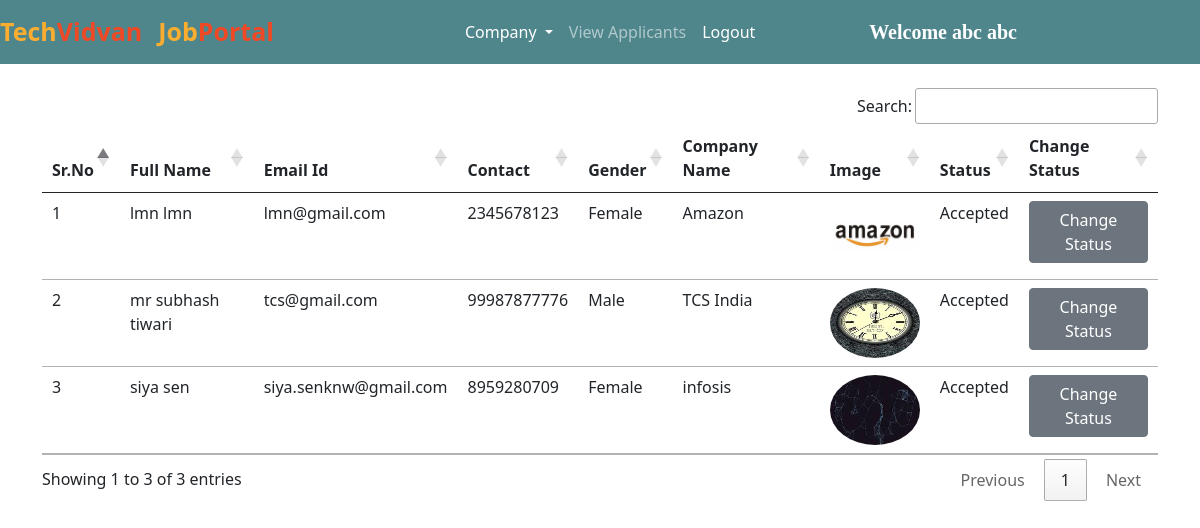
/accepted_companies/ (signed in), run on the app's committed database.
### jobs/models.py (models this page shows, shortened)
class Company(models.Model):
    user = models.ForeignKey(User, on_delete=models.CASCADE)
    phone = models.CharField(max_length=10)
    image = models.ImageField(upload_to="")
    gender = models.CharField(max_length=10)
    type = models.CharField(max_length=15)
    status = models.CharField(max_length=20)
    company_name = models.CharField(max_length=100)

### jobs/views.py (the view)
# urls.py: path("accepted_companies/", views.accepted_companies, name="accepted_companies"),
def accepted_companies(request):
    if not request.user.is_authenticated:
        return redirect("/admin_login")
    companies = Company.objects.filter(status="Accepted")
    return render(request, "accepted_companies.html", {'companies':companies})

### jobs/templates/accepted_companies.html (shortened to what this page needs)
{% extends 'admin_navbar.html' %}
{% block body %}
<div class="container mt-4">
<table class="table table-hover" id="example">
    <thead>
        <tr>
            <th>Sr.No</th>
            <th>Full Name</th>
            <th>Email Id</th>
            <th>Contact</th>
            <th>Gender</th>
            <th>Company Name</th>
            <th>Image</th>
            <th>Status</th>
            <th>Change Status</th>
        </tr>
    </thead>
    <tbody>
        {% for company in companies %}
        <tr>
            <td>{{forloop.counter}}</td>
            <td>{{company.user.get_full_name}}</td>
            <td>{{company.user.email}}</td>
            <td>{{company.phone}}</td>
            <td>{{company.gender}}</td>
            <td>{{company.company_name}}</td>
            <td><img src="{{company.image.url}}" class="rounded-circle" width="90px" height="70px"></td>
            <td>{{company.status}}</td>
            <td><a href="/change_status/{{company.id}}/" class="btn btn-secondary">Change Status</a></td>
        </tr>
        {% endfor %}
    </tbody>
</table>
</div>
{% endblock %}

### jobs/templates/admin_navbar.html (shortened to what this page needs)
<!doctype html>
<html lang="en">
<head>
  <link href="https://cdn.jsdelivr.net/npm/bootstrap@5.0.2/dist/css/bootstrap.min.css" rel="stylesheet"
>
  <link rel="stylesheet" href="https://cdn.datatables.net/1.10.25/css/jquery.dataTables.min.css">
  <link rel="stylesheet" href="https://cdn.datatables.net/buttons/1.7.1/css/buttons.dataTables.min.css">
</head>
<body>
  <nav class="navbar navbar-expand-lg navbar-dark">
      <a class="navbar-brand" href="/"><span class="head1">Tech</span><span class="head2">Vidvan</span></a>
      <a class="navbar-brand" href="#"><span class="head1">Job</span><span class="head2">Portal</span></a>
      <div class="container w-50">
      <div class="collapse navbar-collapse" id="navbarSupportedContent">
        <ul class="navbar-nav me-auto mb-2 mb-lg-0">
          <div class="collapse navbar-collapse" id="navbarNavDarkDropdown">
            <ul class="navbar-nav">
              <li class="nav-item dropdown">
                <a class="nav-link active dropdown-toggle" href="#" id="navbarDarkDropdownMenuLink" role="button" data-bs-toggle="dropdown" aria-expanded="false">
                  Company
                </a>
              </li>
            </ul>
          </div>
          <li class="nav-item">
            <a class="nav-link {% block view_applicants %} {% endblock %}" href="/view_applicants/">View Applicants</a>
          </li>
          <li class="nav-item">
            <a class="nav-link active" href="/logout/">Logout</a>
          </li>
        </ul>
        <a class="navbar-brand" style="font-weight: bold; font-family: 'Times New Roman', Times, serif;" href="#">Welcome {{request.user.get_full_name}}</a>
      </div>
      </div>
  </nav>
  {% block body %}
  {% endblock %}
</body>
</html>

### jobs/templates/admin_navbar.html (style rules this page uses)
.navbar { background-color: #4f868c; }
.head1 { color: #FBAD30; font-size: 25px; font-weight: bold; height: 50px; }
.head2 { color: #EF4926; font-size: 25px; font-weight: bold; }

### data on the page
Company: user.get_full_name "lmn lmn", user.email "lmn@gmail.com", phone "2345678123", gender "Female", company_name "Amazon", image (picture), status "Accepted"
Company: user.get_full_name "mr subhash tiwari", user.email "tcs@gmail.com", phone "99987877776", gender "Male", company_name "TCS India", image (picture), status "Accepted"
Company: user.get_full_name "siya sen", user.email "siya.senknw@gmail.com", phone "8959280709", gender "Female", company_name "infosis", image (picture), status "Accepted"

### other printed values
{{ request.user.get_full_name }} "abc abc"
